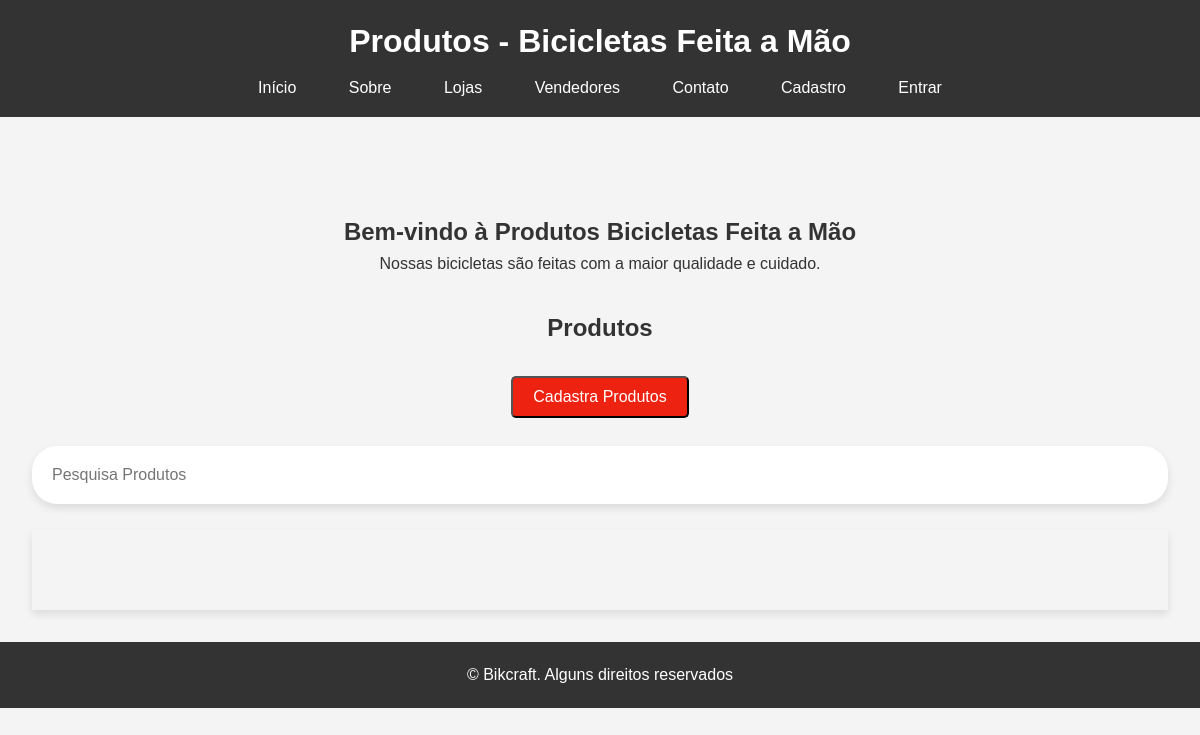
The app's page /produtos/, older data.
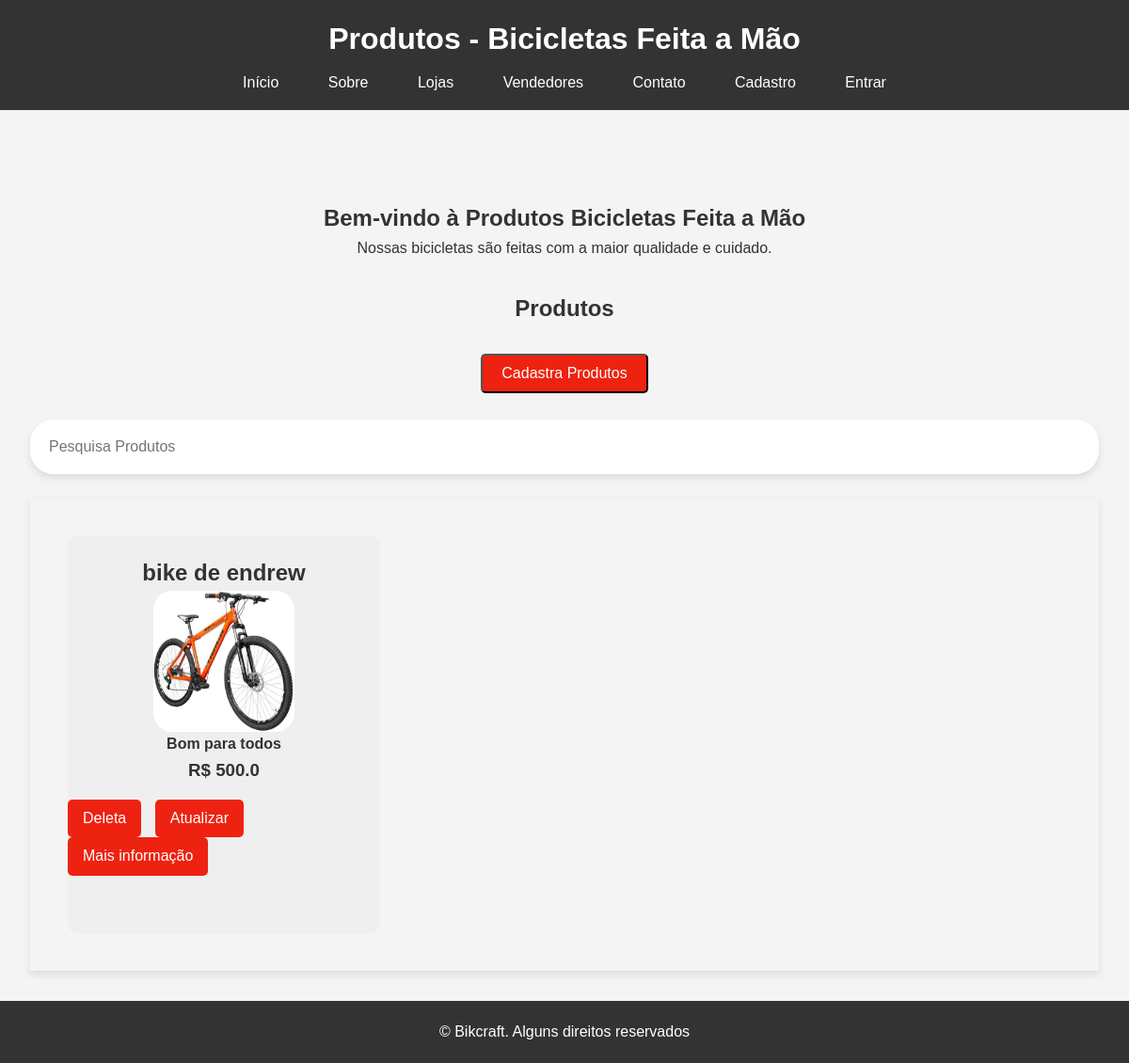
The same page, newer data.
### bikcraft/models.py (models this page shows, shortened)
class Bike(models.Model):
    modelo = models.CharField(max_length=255, verbose_name='Modelo')
    preco = models.FloatField(verbose_name='Preço')
    descricao = models.TextField(verbose_name='Descrição', blank=True, null=True)
    foto = models.ImageField(upload_to='media/bikcraft/', blank=True, null=True, verbose_name='Foto')

### bikcraft/views.py (the view)
# urls.py: path('produtos/', views.produtos, name='pagina-produtos'),
def produtos(request):
    bike = Bike.objects.all()
    search = request.GET.get('search')
    if search:
        bike = bike.filter(modelo__icontains=search)
    return render(request, 'produtos.html', {'produtos': bike})

### bikcraft/templates/produtos.html (shortened to what this page needs)
{% extends "base/produtos.html" %}
{% load static %}
{% block conteudo %}
<main>
    <section id="home">
        <h2><center>Bem-vindo à Produtos Bicicletas Feita a Mão</center></h2>
        <p><center>Nossas bicicletas são feitas com a maior qualidade e cuidado.</center></p>
    </section>
    <h2><center>Produtos</center></h2>
    <br>
    <div class="button-cadastra">
        <a href='{% url "pagina-cadastraprodutos" %}'><button>Cadastra Produtos</button></a>
    </div>
    <br>
    <form class='col-12' method='GET' action='{% url "pagina-produtos" %}'>
        <input type='text' name='search' class='form-control' id='search' placeholder='Pesquisa Produtos'>
    </form>
    <br>
    <section id="products">
        {% for produto in produtos %}
            <div class='product-card'>
                <h2>{{produto.modelo}}</h2>
                <img class='foto' src='{{produto.foto.url}}'/>
                <h4>{{produto.descricao}}</h4>
                <h3> R$ {{produto.preco}}</h3>
                <div class="button-container">
                    <a href='{% url "deleta-produto" produto.id %}'><button>Deleta</button></a>
                    <a id='atualizado' href='{% url "pagina-atualizado" produto.id %}'><button id='atualiza'>Atualizar</button></a>
                    <a href="#"><button>Mais informação</button></a>
                </div>
                <br>
            </div>
        {% endfor %}
    </section>
</main>
{% endblock conteudo %}

### templates/base/produtos.html (shortened to what this page needs)
{% load static %}
<!DOCTYPE html>
<html lang="pt-BR">
<head>
    <link rel="stylesheet" href="{% static 'bikes/css/produtos.css' %}">
</head>
<body>
    <header>
        <h1>Produtos - Bicicletas Feita a Mão</h1>
        <nav>
            <ul>
                <li><a href='{% url "pagina-inicial" %}'>Início</a></li>
                <li><a href="{% url "pagina-sobre" %}">Sobre</a></li>
                <li><a href='{% url "pagina-loja" %}'>Lojas</a></li>
                <li><a href='{% url "pagina-vendedores" %}'>Vendedores</a></li>
                <li><a href="{% url "pagina-contados" %}">Contato</a></li>
                {% if request.user.is_authenticated %}
                    <li><a href='{% url "sair" %}'>Sair</a></li>
                {% else %}
                    <li><a href='{% url "cadastra-usuario" %}'>Cadastro</a></li>
                    <li><a href='{% url "acessar" %}'>Entrar</a></li>
                {% endif %}
            </ul>
        </nav>
    </header>
    {% block conteudo %}{% endblock conteudo %}
    <footer>
        <p>&copy; Bikcraft. Alguns direitos reservados</p>
    </footer>
</body>
</html>

### templates/static/bikes/css/produtos.css (style rules this page uses)
* { margin: 0; padding: 0; box-sizing: border-box; }
body { font-family: Arial, sans-serif; line-height: 1.6; background-color: #f4f4f4; color: #333; }
#home { text-align: center; margin: 4rem; }
header { background: #333; color: #fff; padding: 1rem 0; text-align: center; }
header h1 { margin-bottom: 0.5rem; }
nav ul { list-style: none; }
nav ul li { display: inline; margin: 0 0.5rem; }
nav ul li a { color: #fff; text-decoration: none; padding: 0.5rem 1rem; }
main { padding: 2rem; }
section#home { margin-bottom: 2rem; }
section#products { display: grid; gap: 30px; padding: 40px; box-shadow: 0 4px 8px rgba(0, 0, 0, 0.1); }
.col-12 { display: flex; align-items: center; background-color: #fff; padding: 10px; border-radius: 25px; box-shadow: 0 4px 8px rgba(0, 0, 0, 0.1); }
.form-control { border: none; outline: none; padding: 10px; width: 300px; border-radius: 25px 0 0 25px; font-size: 16px; }
.button-cadastra { display: flex; justify-content: center; align-items: center; height: 6vh; }
.button-cadastra button { padding: 10px 20px; font-size: 16px; cursor: pointer; background-color: #e21; color: #fff; border-radius: 5px; }
.button-container { margin-top: 1rem; }
.button-container button { display: inline-block; margin-right: 10px; font-size: 16px; cursor: pointer; background: #e21; color: #fff; padding: 0.7rem 1.0rem; border: none; border-radius: 5px; }
#products { display: grid; grid-template-columns: repeat(3, 1fr); gap: 30px; padding: 40px; }
.product-card { background: #efefef; grid-template-columns: 1fr; border-radius: 10px; padding: 20px 0px; justify-items: center; display: grid; }
.foto { width: 150px; height: 150px; border-radius: 20px; }
p { text-align: center; }
footer { background: #333; color: #fff; text-align: center; padding: 20px 0; }
footer p { margin: 0; }

Row changes from the older to the newer data that the page shows:
added Bike: modelo "bike de endrew", foto (picture), descricao "Bom para todos", preco "500.0"
